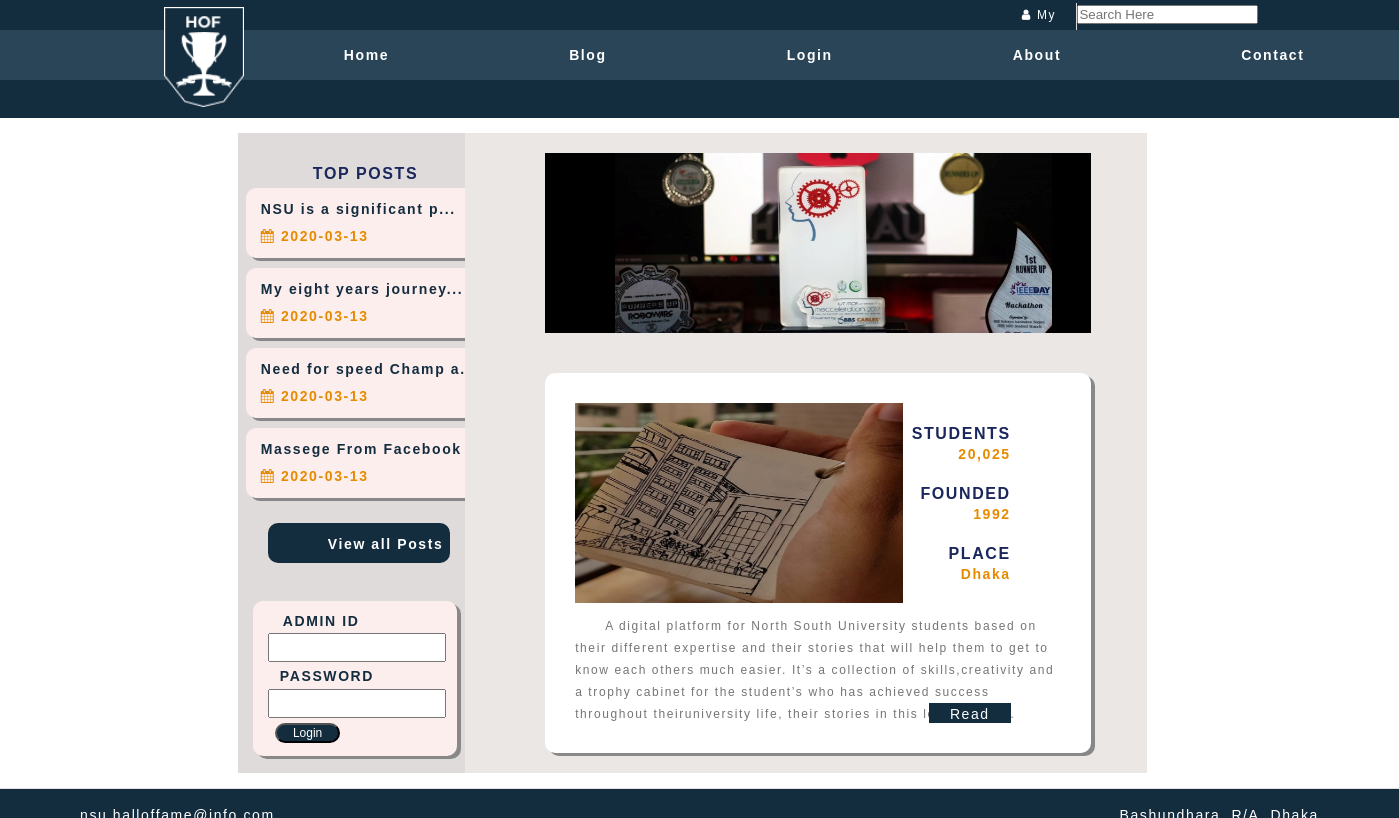
Before: / with the older database file.
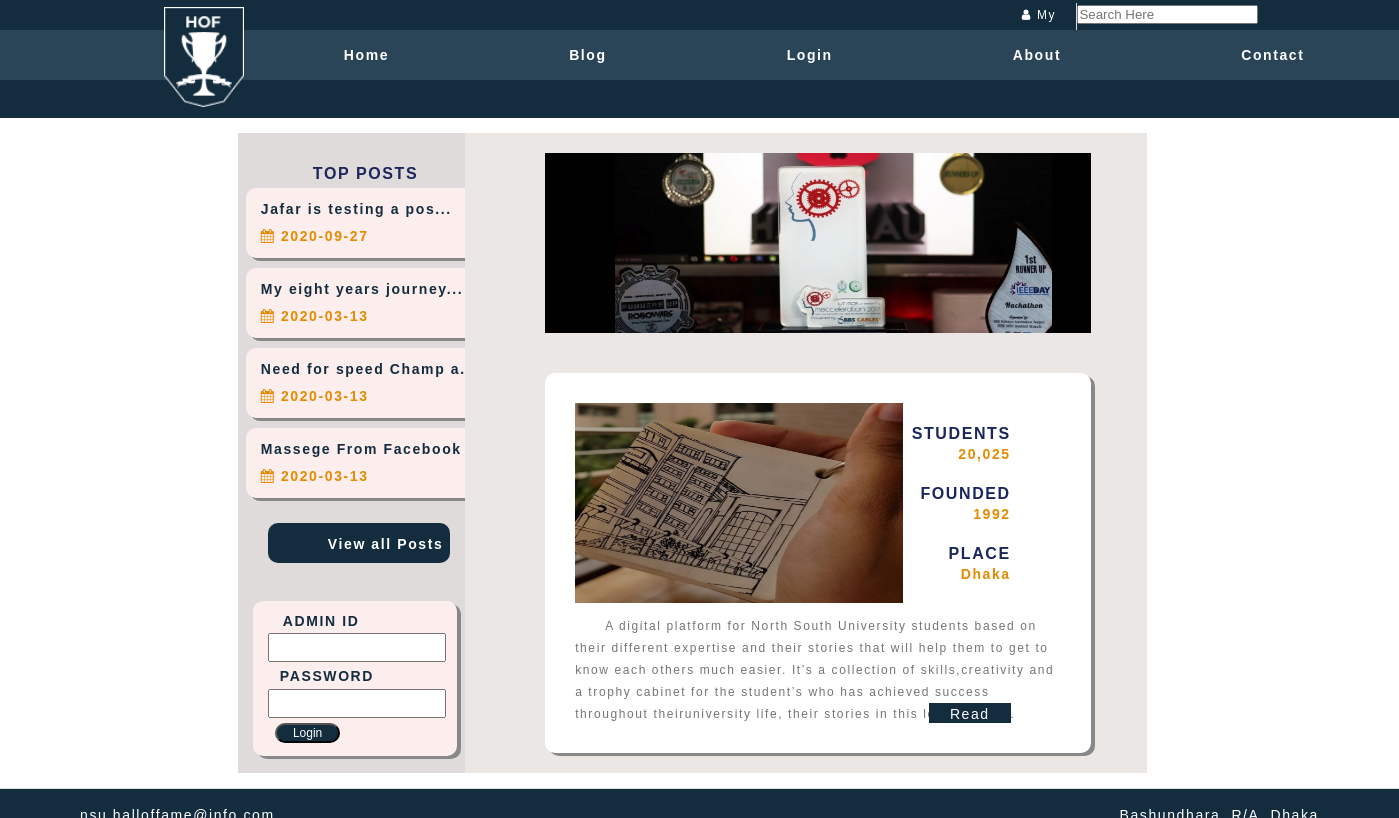
After: the same page with the newer database file.
### tables this page shows
CREATE TABLE `post` (
  `post_id` int(11) NOT NULL,
  `post_date_time` date NOT NULL,
  `title` varchar(50) NOT NULL,
  `category` varchar(50) NOT NULL,
  `author` varchar(50) NOT NULL,
  `image` varchar(500) NOT NULL,
  `post` text NOT NULL,
  `views` int(10) NOT NULL,
  `outlet` varchar(100) NOT NULL,
  `owner` varchar(100) NOT NULL,
  `fb_link` varchar(255) NOT NULL,
  `insta_link` varchar(255) NOT NULL,
  `web_link` varchar(255) NOT NULL,
  `reacts` int(11) NOT NULL
);

### includes/functions.php (called while the page is built, shortened)
<?php
require_once('dbconnect.php');
function Query ($query) {
	global $con;
	try {
		$exec = mysqli_query($con,$query) or die(mysqli_error($con));
		if($exec) {
			return $exec;
		}
	}catch (Exception $e) {
		echo $e->getMessage();
	}
	return false;
}
?>

### index.php (the view, shortened to what this page needs)
<?php
	require_once('./includes/functions.php');
?>
<!DOCTYPE html>
<html lang="en">
  <head>
    <link rel="stylesheet" href="https://use.typekit.net/nfp7kim.css">
    <link rel="stylesheet" href="https://cdnjs.cloudflare.com/ajax/libs/font-awesome/4.7.0/css/font-awesome.min.css">
    <link rel="stylesheet" href="./fonts/icomoon/style.css">
    <link rel="stylesheet" href="css/style.css">
  </head>
  <body>
    <div class="header-position">
      <header class="container-header">
        <div class="top-nav">
          <div class="container-top">
            <nav class="navbar-top">
              <div class="collapse-top">
                <ul class="navbar-nav">
                  <li class="nav-item">
<?php
	if(isset($_SESSION["username"])){
		echo '
			<a class="nav-link" href="profile.php">
			<i class="fa fa-user"></i>' . $_SESSION["username"] . '
		';
	}else{
		echo '
			<a class="nav-link" href="login.php">
			<i class="fa fa-user"></i> My Account
		';
	}
?>
                  </a>
                </li>
              <li class="top-search">
                <form action="blog.php">
                  <input type="text" name="search" id="search" placeholder="Search Here">
                </form>
              </li>
              </ul>
          </div>
          </nav>
        </div>
    </div>
    <div class="header-middle">
      <div class="container-middle">
        <div class="menu">
          <nav class="navbar-middle">
            <a class="navbar-brand" href="">
              <img src="./images/logo.png" alt="">
            </a>
            <div>
              <ul class="navbar-nav">
                <li>
                  <a href="index.php">Home
                  </a>
                </li>
                <li>
                  <a href="blog.php">Blog
                  </a>
                </li>
                <li>
                  <a href="login.php">Login
                  </a>
                </li>
                <li>
                  <a href="about.php">About
                  </a>
                </li>
                <li>
                  <a href="contact.php">Contact
                  </a>
                </li>
              </ul>
            </div>
          </nav>
        </div>
      </div>
    </div>
    </header>
  <div class="date-bar">
  </div>
  </div>
<div class="contents">
  <div class="body-content">
    <div class="body-left">
      <div class="body-left-1">
        <p class="blog align1">TOP POSTS
        </p>
        <div class="container">
<?php
	$sql = "SELECT * FROM post ORDER BY post_date_time DESC LIMIT 4";
	$exec = Query($sql);
	if (mysqli_num_rows($exec) > 0) {
		while ($post = mysqli_fetch_assoc($exec)) {
		$post_id = $post['post_id'];
		$post_title = substr($post['title'], 0,22) . '...';
		$post_date = $post['post_date_time'];
?>
          <div class="row">
            <div class="col-12">
              <div class="blog-content">
                <a href="seepost.php?id=<?php echo $post_id;?>" class="top-blog">
                  <?php echo $post_title; ?>
                </a>
                <span>
                  <i class="fa fa-calendar" aria-hidden="true">
                  </i>
                  <?php echo htmlentities($post_date); ?>
                </span>
              </div>
            </div>
          </div>
<?php
		}
	}
?>
        </div>
        <div class="nc-view nc-v-1">
          <a href="blog.php" class="view-all">View all Posts
          </a>
        </div>
      </div>
      <div class="body-left-2">
        <div class="admin">
          <form action="index.php" method="POST">
            <label class="admin-label ali1" for="fname">ADMIN ID
            </label>
            <br>
            <input class="field f1" type="text" id="fname" name="username">
            <br>
            <label class="admin-label ali2" for="lname">PASSWORD
            </label>
            <br>
            <input class="field f2" type="password" name="password" id="lname">
            <br>
            <br>
            <input class="submit s1" type="submit" name="submit" value="Login">
          </form>
        </div>
      </div>
    </div>
    <div class="body-right">
      <div class="body-right-1">
        <div class="banner">
          <img src="./images/slider2.jpg" style="width:100%">
        </div>
      </div>
      <div class="body-right-2">
        <div class="founded">
          <img src="./images/hof.jpg" alt="">
          <p class="blog align2">Students
          </p>
          <span> 20,025
          </span>
          <p class="blog align3">Founded
          </p>
          <span style="top: 130px;">1992
          </span>
          <p class="blog align4">Place
          </p>
          <span style="top: 190px;"> Dhaka
          </span>
          <p class="about about1">A digital platform for North South University students based on their different
            expertise and their stories that will help them to get to know each others much easier. It’s a collection
            of skills,creativity and a trophy cabinet for the student’s who has achieved success throughout
            theiruniversity life, their stories in this long process.
          </p>
          <a href="about.php" class="read read-1">Read More
          </a>
        </div>
      </div>
    </div>
  </div>
</div>
<footer class="foot">
  <p class="comp">nsu.halloffame@info.com
  </p>
  <p class="comp3">Bashundhara, R/A, Dhaka
  </p>
</footer>
</body>
</html>

Changed rows visible on the page:
removed post: title "NSU is a significant p...", post_date_time "2020-03-13"
added post: title "Jafar is testing a pos...", post_date_time "2020-09-27"
